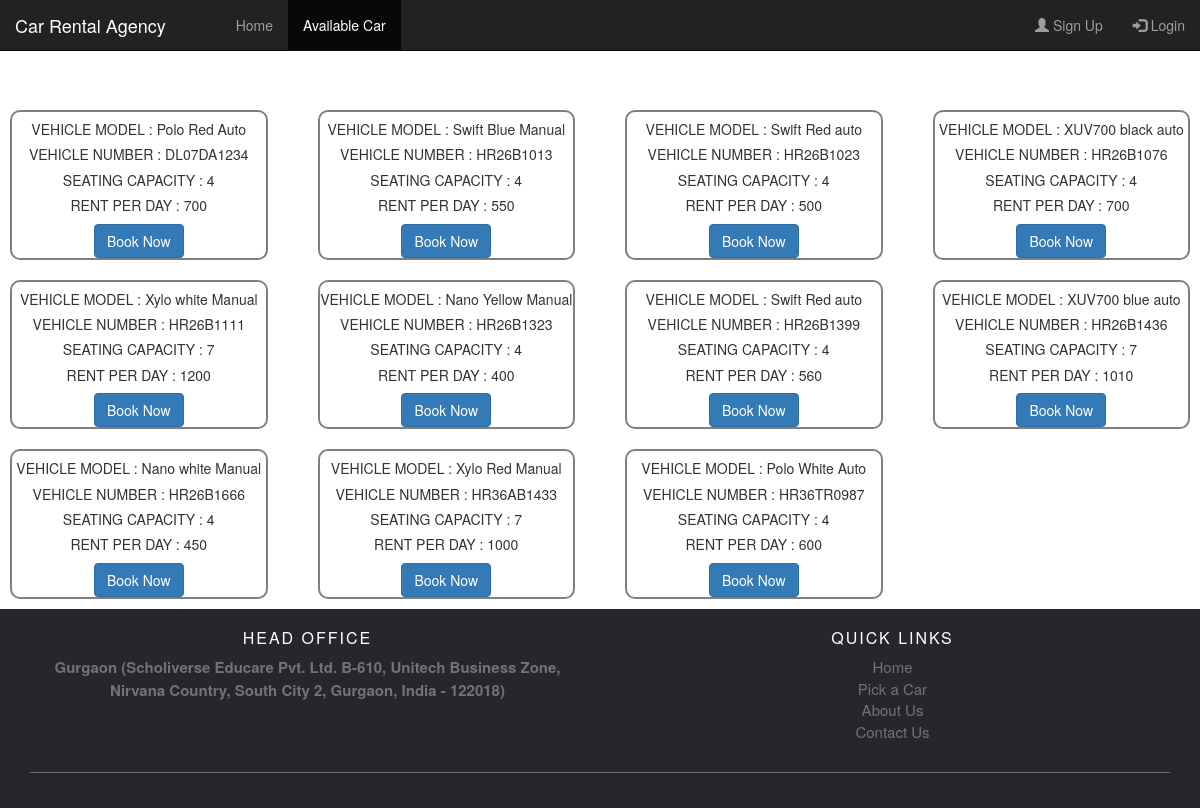
The page /available_car.php on the database its author committed.
### tables this page shows
CREATE TABLE `vehicle_details` (
  `vehicle_model` varchar(100) NOT NULL,
  `vehicle_number` varchar(100) NOT NULL,
  `seating_capacity` int(11) NOT NULL,
  `rent_per_day` int(11) NOT NULL,
  `added_by` varchar(100) NOT NULL
);

### available_car.php (the view, shortened to what this page needs)
<!DOCTYPE html>
<html lang="en">
<head>
    <link rel="stylesheet" href="https://maxcdn.bootstrapcdn.com/bootstrap/3.4.1/css/bootstrap.min.css">
    <link rel="stylesheet" href="style.css">
</head>
<body>
    <nav class="navbar navbar-inverse navbar-fixed-top">
        <div class="container-fluid">
            <div class="navbar-header">
                <a class="navbar-brand" style='margin-right:40px;' href="index.php">Car Rental Agency</a>
            </div>
            <div class="collapse navbar-collapse" id="myNavbar">
                <ul class="nav navbar-nav">
                    <li><a href="index.php">Home</a></li>
                    <li class="active"><a href="available_car.php">Available Car</a></li>
                    <?php
                    include "connection.php";
                    ?>
                </ul>
                <ul class="nav navbar-nav navbar-right">
                    <?php
                    if (!isset($_SESSION["username"])) {
                    ?>
                        <li><a href="registration.php"><span class="glyphicon glyphicon-user"></span> Sign Up</a></li>
                        <li><a href="login.php"><span class="glyphicon glyphicon-log-in"></span> Login</a></li>
                    <?php }
                    ?>
                </ul>
            </div>
        </div>
    </nav>
    <div style="margin-top: 100px;">
        <div class="row">
            <?php
            $sql_q = "SELECT * FROM vehicle_details";
            $sql_r = mysqli_query($con, $sql_q);
            while ($row_q = mysqli_fetch_assoc($sql_r)) { ?>
                <div class="col-sm-3">
                    <div class="card">
                        <div class="card-body">
                            <center>
                                <h5 class="card-title">VEHICLE MODEL : <?php echo $row_q['vehicle_model']; ?></h5>
                                <h5 class="card-title">VEHICLE NUMBER : <?php echo $row_q['vehicle_number']; ?></h5>
                                <h5 class="card-title">SEATING CAPACITY : <?php echo $row_q['seating_capacity']; ?></h5>
                                <h5 class="card-title">RENT PER DAY : <?php echo $row_q['rent_per_day']; ?></h5>
                                <?php if (isset($_SESSION["username"])) {
                                    $email_id = $_SESSION["username"];
                                    $sql_query = "SELECT type from `users` Where email = '$email_id'";
                                    $result = mysqli_query($con, $sql_query);
                                    $user_type = mysqli_fetch_assoc($result);
                                    $list_names = implode(', ', $user_type);
                                    if ($list_names == 'agency') {
                                ?>
                                        <a href="#" class="btn btn-primary disabled">Book Now</a>
                                    <?php }
                                    if ($list_names == 'customer') {
                                        $vehicle = $row_q['vehicle_number'];
                                    ?>
                                        <form action="booking.php" method="post" id="form1">
                                            <input type="hidden" name="vehicle_number" value="<?php echo $vehicle; ?>" />
                                            <input type="submit" value="Book Now">
                                        </form>
                                    <?php }
                                } else if (!isset($_SESSION["username"])) {
                                    ?>
                                    <a href="login.php" class="btn btn-primary">Book Now</a>
                                <?php } else {
                                } ?>
                            </center>
                        </div>
                    </div>
                </div>
            <?php
            }
            ?>
        </div>
    </div>
    <footer class="site-footer">
        <div class="container">
            <div class="row">
                <div class="col-sm-12  col-md-6 ">
                    <center>
                        <h6>HEAD OFFICE</h6>
                        <ul class="footer-links">
                            <li>
                                <a href="#"><b> Gurgaon (Scholiverse Educare Pvt. Ltd. B-610, Unitech Business Zone, Nirvana Country, South City 2, Gurgaon, India - 122018)</b></a>
                            </li>
                        </ul>
                    </center>
                </div>
                <div class="col-sm-12  col-md-6 ">
                    <center>
                        <h6>Quick Links</h6>
                        <ul class="footer-links">
                            <li><a href="index.php">Home</a></li>
                            <li><a href="available_car.php">Pick a Car</a></li>
                            <li><a href="#">About Us</a></li>
                            <li><a href="#">Contact Us</a></li>
                        </ul>
                    </center>
                </div>
            </div>
            <hr>
        </div>
    </footer>
</body>
</html>

### style.css (style rules this page uses)
.site-footer { background-color: #26272b; padding: 15px 0 15px; font-size: 15px; color: #737373; }
.site-footer hr { border-top-color: #bbb; opacity: 0.5 }
.site-footer h6 { color: #fff; font-size: 16px; text-transform: uppercase; margin-top: 5px; letter-spacing: 2px }
.site-footer a { color: #737373; }
.footer-links { padding-left: 0; list-style: none }
.footer-links li { display: block }
.footer-links a { color: #737373 }
.card { margin: 10px; border-radius: 10px; border: 2px solid gray; }

### rows shown on the page
vehicle_details: vehicle_model "Polo Red Auto", vehicle_number "DL07DA1234", seating_capacity "4", rent_per_day "700"
vehicle_details: vehicle_model "Swift Blue Manual", vehicle_number "HR26B1013", seating_capacity "4", rent_per_day "550"
vehicle_details: vehicle_model "Swift Red auto", vehicle_number "HR26B1023", seating_capacity "4", rent_per_day "500"
vehicle_details: vehicle_model "XUV700 black auto", vehicle_number "HR26B1076", seating_capacity "4", rent_per_day "700"
vehicle_details: vehicle_model "Xylo white Manual", vehicle_number "HR26B1111", seating_capacity "7", rent_per_day "1200"
vehicle_details: vehicle_model "Nano Yellow Manual", vehicle_number "HR26B1323", seating_capacity "4", rent_per_day "400"
vehicle_details: vehicle_model "Swift Red auto", vehicle_number "HR26B1399", seating_capacity "4", rent_per_day "560"
vehicle_details: vehicle_model "XUV700 blue auto", vehicle_number "HR26B1436", seating_capacity "7", rent_per_day "1010"
vehicle_details: vehicle_model "Nano white Manual", vehicle_number "HR26B1666", seating_capacity "4", rent_per_day "450"
vehicle_details: vehicle_model "Xylo Red Manual", vehicle_number "HR36AB1433", seating_capacity "7", rent_per_day "1000"
vehicle_details: vehicle_model "Polo White Auto", vehicle_number "HR36TR0987", seating_capacity "4", rent_per_day "600"
